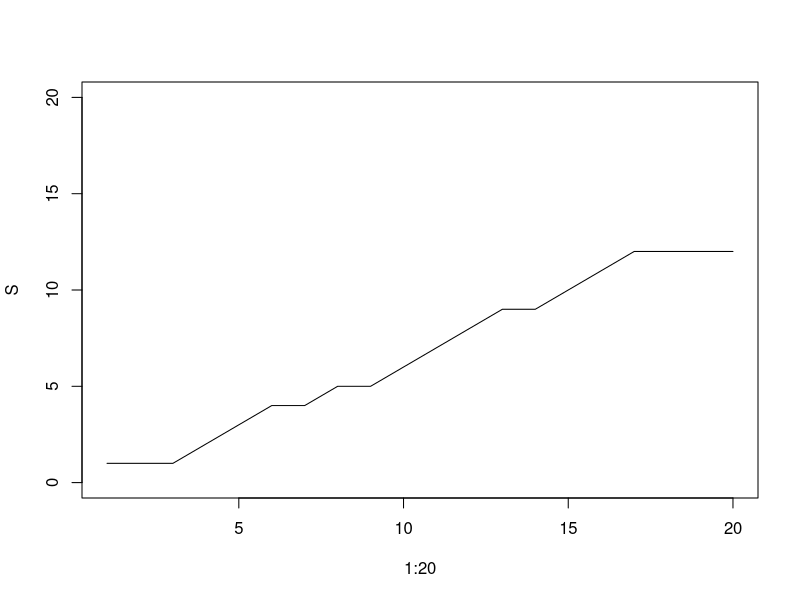
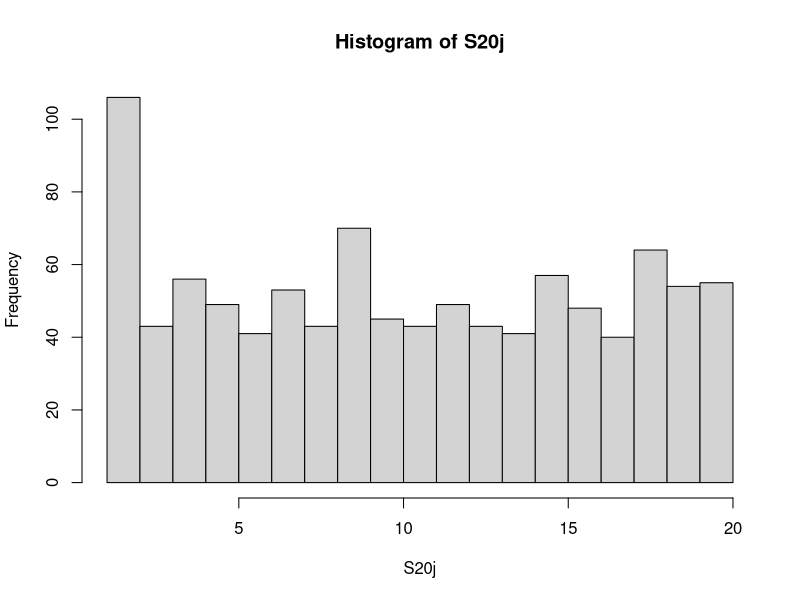

Here is the R script that generated these plots, in order:
rm(list=ls())
S<-c()
S[1]<-1
urne<-c()
urne[1]<-3 #3=red, 5=green
urne[2]<-5
S20j<-c()
for (a in 1:1000){
  for (i in 2:20){
    urne[i+1]<-sample(x=urne[1:i],prob=rep(1/(i+1),i), size=1)
    if(urne[i+1]==3)
      S[i]<-S[i-1]+1
    else
      S[i]<-S[i-1]
  }
  S20j[a]<-S[20]
}
plot(1:20,S, ylim = c(0,20),type='l')
hist(S20j, breaks = 20)